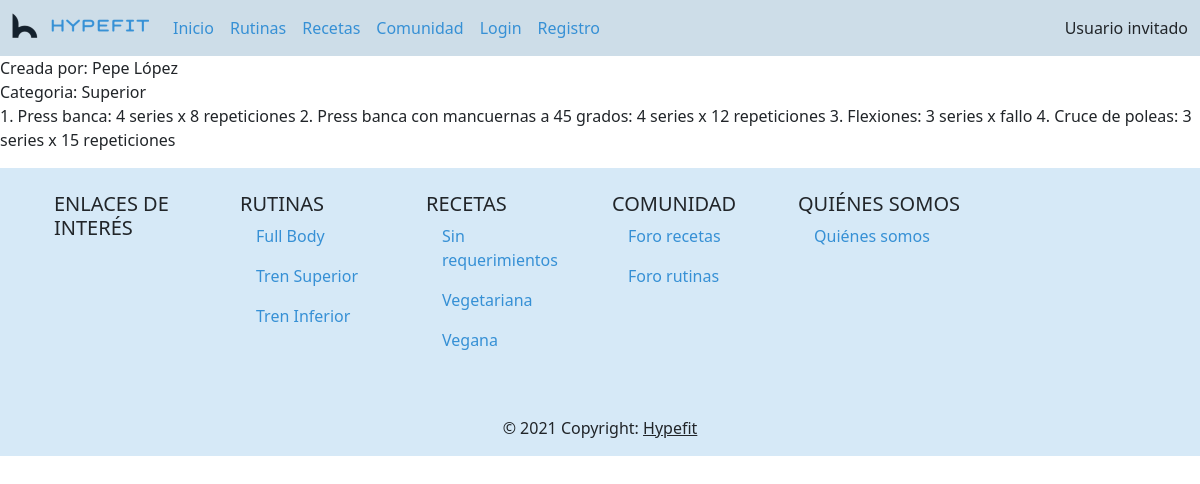
The app's page /verRutina.php?id=1 with its own data.
### tables this page shows
CREATE TABLE `usuarios` (
  `id` int(11) NOT NULL,
  `nombre` varchar(100) NOT NULL,
  `email` varchar(150) NOT NULL,
  `hashPassword` varchar(255) NOT NULL,
  `rol` enum('registrado','entrenador','nutricionista','administrador') NOT NULL,
  `aprobado` tinyint(1) NOT NULL
);

CREATE TABLE `rutinas` (
  `id` int(11) NOT NULL,
  `idEntrenador` int(11) NOT NULL,
  `rutina` text NOT NULL,
  `categoria` enum('superior','inferior','full body','') NOT NULL,
  `imagen` varchar(100) NOT NULL,
  `titulo` varchar(100) NOT NULL,
  `descripcion` varchar(100) DEFAULT NULL
);

### verRutina.php (called while the page is built, shortened)
<?php
require_once __DIR__ . '/includes/config.php';
require_once __DIR__ . '/includes/funcionesRutinas.php';
$idRutina = htmlspecialchars(trim(strip_tags($_REQUEST["id"])));
$contenidoPrincipal = mostrarRutina($idRutina);
require __DIR__ . '/includes/comun/layout.php';

### includes/config.php (called while the page is built, shortened)
<?php
spl_autoload_register(function ($class) {
    $prefix = "hypefit";
    $base_dir = __DIR__;
    $len = strlen($prefix);
    $relative_class = substr($class, $len);
    $file = $base_dir . str_replace('\\', '/', $relative_class) . '.php';
});

### includes/DAO/DAO.php (called while the page is built, shortened)
<?php
class DAO
{
    protected function select($sql) {
        if($sql != ""){
            $conn = Aplicacion::getSingleton()->conexionBd();
            $consulta = $conn->query($sql) or die ($conn->error. " en la línea ".(__LINE__-1));
            $tablaDatos = array();
            while ($fila = mysqli_fetch_assoc($consulta)){
                array_push($tablaDatos, $fila);
            }
            return $tablaDatos;
        } else {
            return 0;
        }
    }
    protected function limpiarString($string): string {
        $conn = Aplicacion::getSingleton()->conexionBd();
        return $conn->real_escape_string($string);
    }
}

### includes/DAO/RutinaDAO.php (called while the page is built, shortened)
<?php
class RutinaDAO extends DAO {
    public function getRutina($id): ?Rutina {
        $id_limpio = $this->limpiarString($id);
        $query = "SELECT * from Rutinas where id = '$id_limpio'";
        $filas = $this->select($query);
        if (empty($filas)) {
            return NULL;
        }
        else return $this->crearObjetoRutina($filas[0]);
    }
    private function crearObjetoRutina($fila): Rutina {
        $rutina = new Rutina();
        $rutina->setId($fila['id']);
        $rutina->setIdEntrenador($fila['idEntrenador']);
        $rutina->setRutina($fila['rutina']);
        $rutina->setCategoria($fila['categoria']);
        $rutina->setTitulo($fila['titulo']);
        $rutina->setDescripcion($fila['descripcion']);
        return $rutina;
    }
}

### includes/TO/Rutina.php (called while the page is built, shortened)
<?php
class Rutina {
    private string $rutina = "";
    private int $idEntrenador = 0;
    private string $categoria = "";
    public function getRutina(): string {
        return $this->rutina;
    }
    public function setRutina(string $rutina): void {
        $this->rutina = $rutina;
    }
    public function getIdEntrenador(): int {
        return $this->idEntrenador;
    }
    public function setIdEntrenador(int $idEntrenador): void {
        $this->idEntrenador = $idEntrenador;
    }
    public function getCategoria(): string {
        return $this->categoria;
    }
    public function setCategoria(string $categoria): void {
        $this->categoria = $categoria;
    }
}

### includes/DAO/UsuarioDAO.php (called while the page is built, shortened)
<?php
class UsuarioDAO extends DAO
{
    public function getUsuario($id): Usuario {
        $idLimpio = $this->limpiarString($id);
        $query = "SELECT * from Usuarios where id = '$idLimpio'";
        $fila = $this->select($query);
        return $this->crearObjetoUsuario($fila[0]);
    }
    private function crearObjetoUsuario($fila): Usuario {
        $usuario = new Usuario();
        $usuario->setId($fila['id']);
        $usuario->setNombre($fila['nombre']);
        $usuario->setEmail($fila['email']);
        $usuario->setHashPassword($fila['hashPassword']);
        $usuario->setRol($fila['rol']);
        $usuario->setAprobado($fila['aprobado']);
        return $usuario;
    }
}

### includes/TO/Usuario.php (called while the page is built, shortened)
<?php
class Usuario
{
    private string $nombre = "";
    public function getNombre(): string {
        return $this->nombre;
    }
    public function setNombre(string $nombre): void {
        $this->nombre = $nombre;
    }
}

### includes/funcionesRutinas.php (the view, shortened to what this page needs)
<?php
function mostrarRutina($id): string {
    $dao = new RutinaDAO();
    $rutina = $dao->getRutina($id);
    if ($rutina == NULL) {
        return "<p>No existe ninguna rutina con el id especificado.</p>";
    } else {
        $dao = new UsuarioDAO();
        $usuario = $dao->getUsuario($rutina->getIdEntrenador());
        $nombreEntrenador = $usuario->getNombre();
        $html = "<h1>" . $rutina->getTitulo() . "</h1>";
        $html .= "Creada por: " . $nombreEntrenador . "<br>";
        $html .= "Categoria: " . ucwords($rutina->getCategoria()) . "<br>";
        $html .= "<p>" . $rutina->getRutina() . "</p>";
        return $html;
    }
}

### records on screen
usuarios: nombre "Pepe López"
rutinas: categoria "Superior", rutina "1. Press banca: 4 series x 8 repeticiones 2. Press banca con mancuernas a 45 grados: 4 series x 12 repeticiones 3. Flexiones: 3 series x fallo 4. Cruce de poleas: 3 series x 15 repeticiones"
